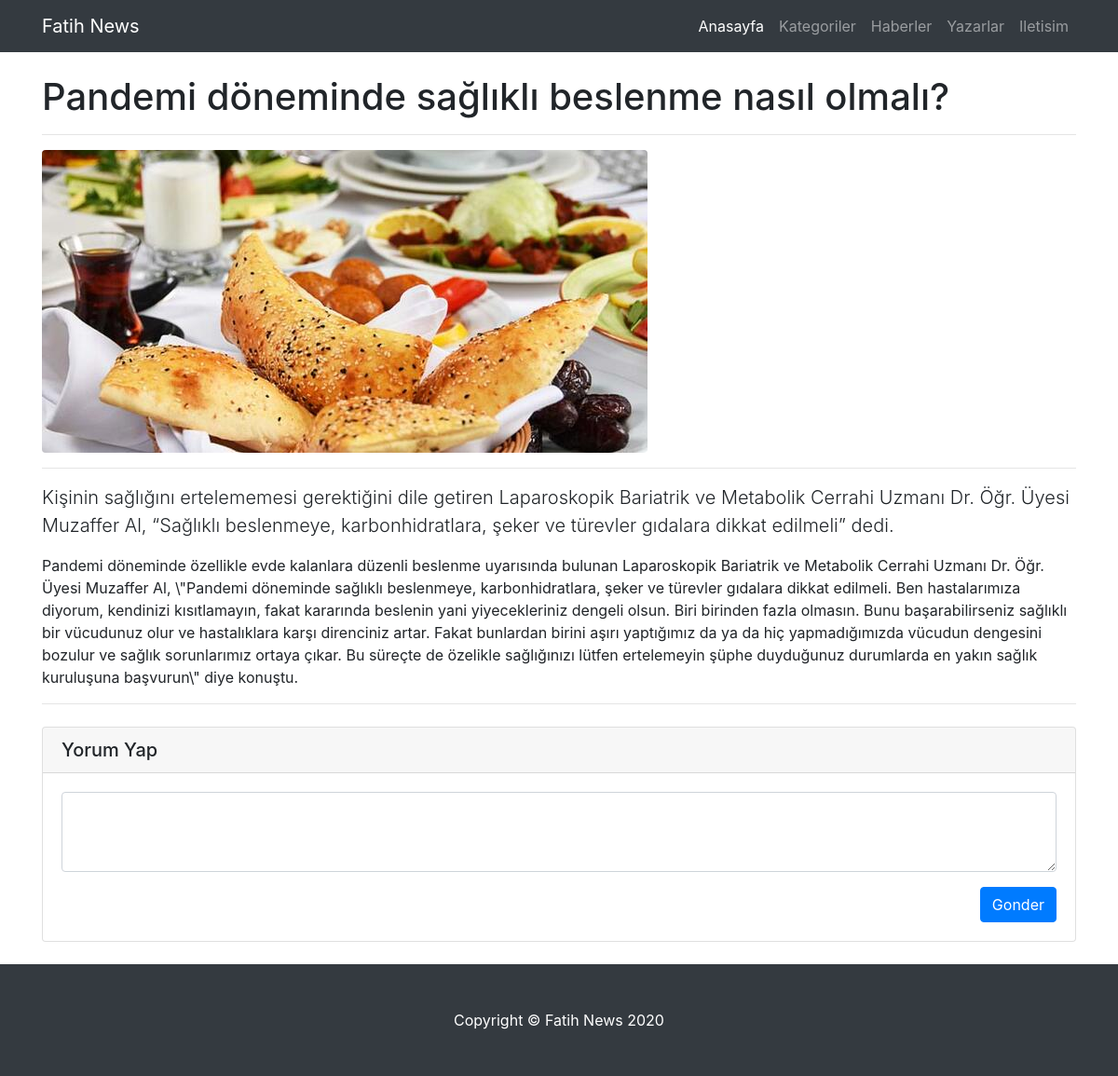
Page /haber_detay.php?id=1 on the committed database.
### tables this page shows
CREATE TABLE `news` (
  `news_title` longtext DEFAULT NULL,
  `news_detail` longtext DEFAULT NULL,
  `news_content` longtext DEFAULT NULL,
  `news_id` int(11) NOT NULL,
  `news_is_breaking` int(11) DEFAULT NULL,
  `news_image_large` varchar(45) DEFAULT NULL,
  `news_image_small` varchar(45) DEFAULT NULL,
  `news_type` int(11) DEFAULT NULL
);

### haber_detay.php (the view, shortened to what this page needs)
<?php
$db = new MyDB();
$id = $_GET["id"];
$news_sql = "SELECT * FROM news WHERE news_id=$id";
$news_result = $db->query($news_sql);
?>
<!DOCTYPE html>
<html lang="en">
<head>
    <link href="vendor/bootstrap/css/bootstrap.min.css" rel="stylesheet">
    <link href="css/home.css" rel="stylesheet">
</head>
<body>
    <nav class="navbar navbar-expand-lg navbar-dark bg-dark fixed-top">
        <div class="container">
            <a class="navbar-brand" href="index.php">Fatih News</a>
            <div class="collapse navbar-collapse" id="navbarResponsive">
                <ul class="navbar-nav ml-auto">
                    <li class="nav-item active">
                        <a class="nav-link" href="#">Anasayfa
                        </a>
                    </li>
                    <li class="nav-item">
                        <a class="nav-link" href="#">Kategoriler</a>
                    </li>
                    <li class="nav-item">
                        <a class="nav-link" href="haberler.php">Haberler</a>
                    </li>
                    <li class="nav-item">
                        <a class="nav-link" href="yazarlar.php">Yazarlar</a>
                    </li>
                    <li class="nav-item">
                        <a class="nav-link" href="iletisim.php">Iletisim</a>
                    </li>
                </ul>
            </div>
        </div>
    </nav>
    <div class="container">
        <div class="row">
            <div class="col-lg-12">
                <?php
                    while ($row = $news_result->fetchArray()) { ?>
                        <h1 class="mt-4"><?php echo $row['news_title']; ?></h1>
                        <hr>
                        <img class="img-fluid rounded" src="images/<?php echo $row["news_image_large"]; ?>" alt="">
                        <hr>
                        <p class="lead"><?php echo $row['news_detail']; ?></p>
                        <p><?php echo $row['news_content']; ?></p>
                <?php
                    }
                ?>
                <hr>
                <div class="card my-4">
                    <h5 class="card-header">Yorum Yap</h5>
                    <div class="card-body">
                        <form>
                            <div class="form-group">
                                <textarea class="form-control" rows="3"></textarea>
                            </div>
                            <button type="submit" class="btn btn-primary float-right">Gonder</button>
                        </form>
                    </div>
                </div>
            </div>
        </div>
    </div>
    <footer class="py-5 bg-dark">
        <div class="container">
            <p class="m-0 text-center text-white">Copyright &copy; Fatih News 2020</p>
        </div>
    </footer>
</body>
</html>

### css/home.css (style rules this page uses)
body { padding-top: 56px; }

### rows in the picture
news: news_title "Pandemi döneminde sağlıklı beslenme nasıl olmalı?", news_image_large (picture), news_detail "Kişinin sağlığını ertelememesi gerektiğini dile getiren Laparoskopik Bariatrik ve Metabolik Cerrahi Uzmanı Dr. Öğr. Üyesi Muzaffer Al, “Sağlıklı beslenmeye, karbonhidratlara, şeker ve türevler gıdalara dikkat edilmeli” dedi.", news_content "Pandemi döneminde özellikle evde kalanlara düzenli beslenme uyarısında bulunan Laparoskopik Bariatrik ve Metabolik Cerrahi Uzmanı Dr. Öğr. Üyesi Muzaffer Al, \\\"Pandemi döneminde sağlıklı beslenmeye, karbonhidratlara, şeker ve türevler gıdalara dikkat edilmeli. Ben hastalarımıza diyorum, kendinizi kısıtlamayın, fakat kararında beslenin yani yiyecekleriniz dengeli olsun. Biri birinden fazla olmasın. Bunu başarabilirseniz sağlıklı bir vücudunuz olur ve hastalıklara karşı direnciniz artar. Fakat bunlardan birini aşırı yaptığımız da ya da hiç yapmadığımızda vücudun dengesini bozulur ve sağlık sorunlarımız ortaya çıkar. Bu süreçte de özelikle sağlığınızı lütfen ertelemeyin şüphe duyduğunuz…"
